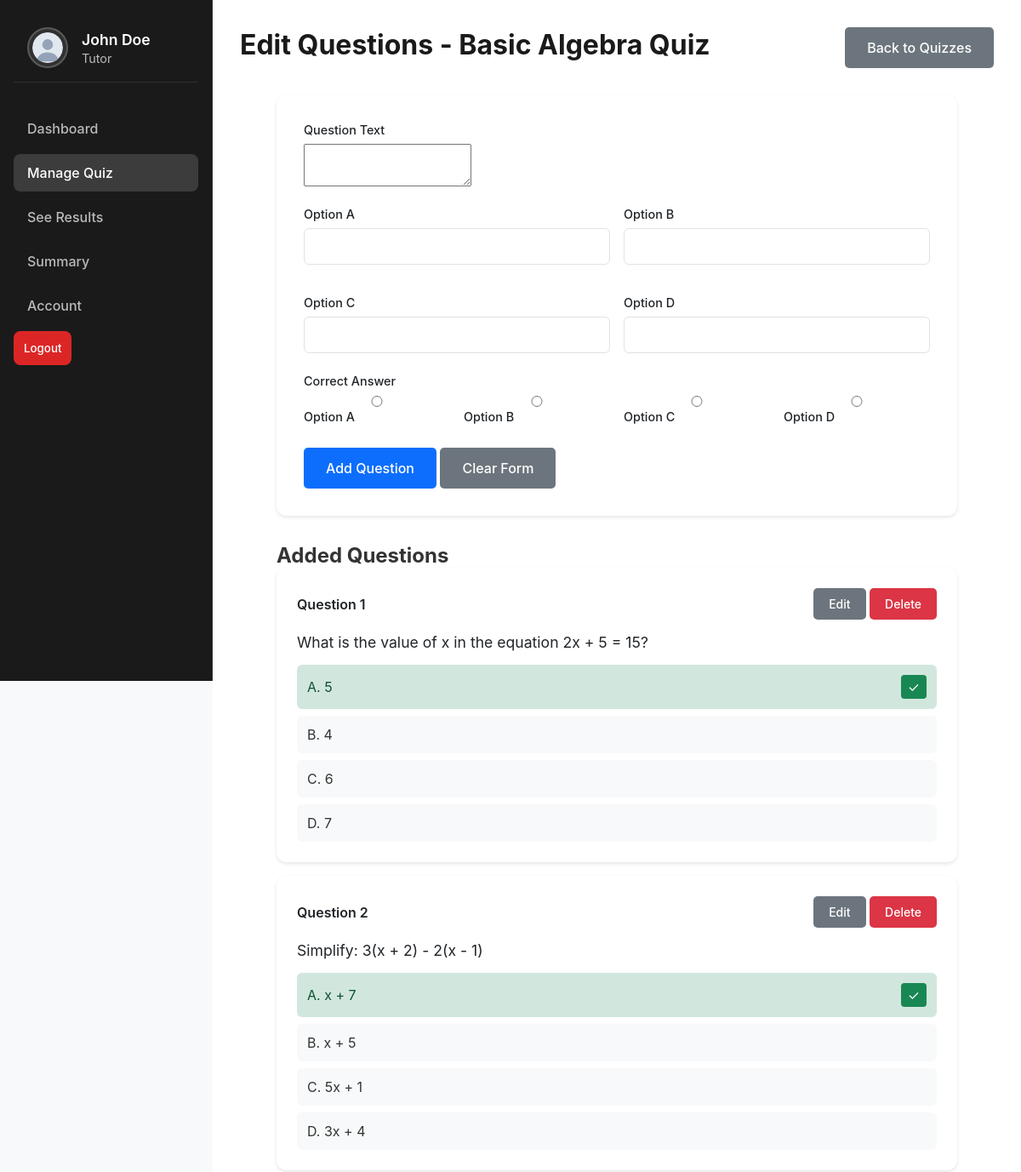
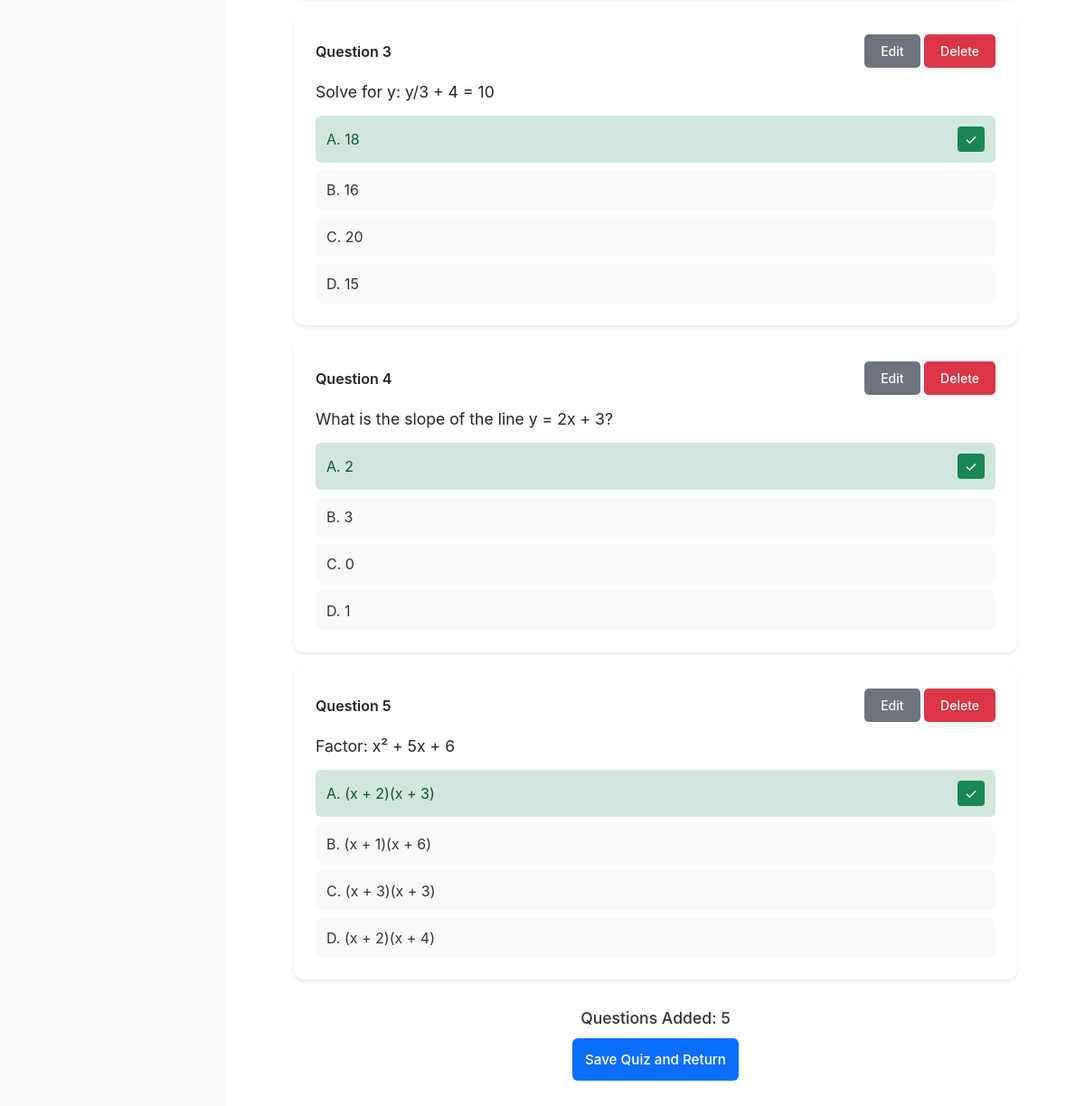
The page /tutor/edit-questions.php?id=1 (signed in) on the database its author committed (2 pictures, top to bottom).
### tables this page shows
CREATE TABLE quizzes (
    id INT PRIMARY KEY AUTO_INCREMENT,
    subject_id INT NOT NULL,
    title VARCHAR(200) NOT NULL,
    description TEXT,
    time_limit INT NOT NULL DEFAULT 600,  
    created_by INT NOT NULL,
    created_at TIMESTAMP DEFAULT CURRENT_TIMESTAMP,
    FOREIGN KEY (subject_id) REFERENCES subjects(id),
    FOREIGN KEY (created_by) REFERENCES users(id)
);

CREATE TABLE questions (
    id INT PRIMARY KEY AUTO_INCREMENT,
    quiz_id INT NOT NULL,
    question_text TEXT NOT NULL,
    question_order INT NOT NULL DEFAULT 0,
    FOREIGN KEY (quiz_id) REFERENCES quizzes(id)
);

### tutor/edit-questions.php (the view, shortened to what this page needs)
<?php
require_once '../config/database.php';
$quiz_id = (int)$_GET['id'];
$stmt = $pdo->prepare("SELECT * FROM quizzes WHERE id = ? AND created_by = ?");
$stmt->execute([$quiz_id, $_SESSION['user_id']]);
$quiz = $stmt->fetch();
$stmt = $pdo->prepare("
    SELECT
        q.id,
        q.question_text,
        GROUP_CONCAT(o.option_text ORDER BY o.id) as options_text,
        GROUP_CONCAT(o.is_correct ORDER BY o.id) as options_correct
    FROM questions q
    LEFT JOIN options o ON q.id = o.question_id
    WHERE q.quiz_id = ?
    GROUP BY q.id
    ORDER BY q.question_order
");
$stmt->execute([$quiz_id]);
$questions = $stmt->fetchAll();
$question_count = count($questions);
?>
<!DOCTYPE html>
<html lang="en">
<head>
    <link rel="stylesheet" href="../assets/css/style.css">
</head>
<body>
    <div class="sidebar">
        <div class="profile">
            <img src="../assets/images/user-avatar.svg" alt="Profile">
            <div>
                <h3><?php echo htmlspecialchars($_SESSION['name']); ?></h3>
                <p>Tutor</p>
            </div>
        </div>
        <ul class="nav-links">
            <li><a href="dashboard.php">Dashboard</a></li>
            <li><a href="manage-quiz.php" class="active">Manage Quiz</a></li>
            <li><a href="see-results.php">See Results</a></li>
            <li><a href="summary.php">Summary</a></li>
            <li><a href="account.php">Account</a></li>
        </ul>
        <form action="../auth/logout.php" method="POST">
            <button type="submit" class="logout-btn">Logout</button>
        </form>
    </div>
    <div class="main-content">
        <div class="dashboard-header">
            <h1>Edit Questions - <?php echo htmlspecialchars($quiz['title']); ?></h1>
            <a href="manage-quiz.php" class="btn btn-secondary">Back to Quizzes</a>
        </div>
        <div class="quiz-form">
            <form method="POST" id="questionForm" class="form-card">
                <div class="form-group">
                    <label for="question_text">Question Text</label>
                    <textarea id="question_text" name="question_text" rows="3" required></textarea>
                </div>
                <div class="options-group">
                    <div class="form-group">
                        <label for="option_a">Option A</label>
                        <input type="text" id="option_a" name="option_a" required>
                    </div>
                    <div class="form-group">
                        <label for="option_b">Option B</label>
                        <input type="text" id="option_b" name="option_b" required>
                    </div>
                    <div class="form-group">
                        <label for="option_c">Option C</label>
                        <input type="text" id="option_c" name="option_c" required>
                    </div>
                    <div class="form-group">
                        <label for="option_d">Option D</label>
                        <input type="text" id="option_d" name="option_d" required>
                    </div>
                </div>
                <div class="form-group">
                    <label>Correct Answer</label>
                    <div class="radio-group">
                        <label class="radio-label">
                            <input type="radio" name="correct_answer" value="0" required> Option A
                        </label>
                        <label class="radio-label">
                            <input type="radio" name="correct_answer" value="1" required> Option B
                        </label>
                        <label class="radio-label">
                            <input type="radio" name="correct_answer" value="2" required> Option C
                        </label>
                        <label class="radio-label">
                            <input type="radio" name="correct_answer" value="3" required> Option D
                        </label>
                    </div>
                </div>
                <div class="form-actions">
                    <button type="submit" class="btn btn-primary">Add Question</button>
                    <button type="button" class="btn btn-secondary" onclick="resetForm()">Clear Form</button>
                </div>
            </form>
            <div class="questions-list">
                <h2>Added Questions</h2>
                <?php foreach ($questions as $index => $question): ?>
                    <?php
                    $options_text = explode(',', $question['options_text']);
                    $options_correct = explode(',', $question['options_correct']);
                    $correct_index = array_search('1', $options_correct);
                    ?>
                    <div class="question-card">
                        <div class="question-header">
                            <h3>Question <?php echo $index + 1; ?></h3>
                            <div class="question-actions">
                                <button onclick="editQuestion(<?php
                                    echo htmlspecialchars(json_encode([
                                        'id' => $question['id'],
                                        'text' => $question['question_text'],
                                        'options' => $options_text,
                                        'correct' => $correct_index
                                    ]));
                                ?>)" class="btn btn-secondary btn-sm">Edit</button>
                                <form method="POST" style="display: inline;" onsubmit="return confirm('Are you sure you want to delete this question?');">
                                    <button type="submit" class="btn btn-danger btn-sm">Delete</button>
                                </form>
                            </div>
                        </div>
                        <p class="question-text"><?php echo htmlspecialchars($question['question_text']); ?></p>
                        <div class="options-list">
                            <?php foreach ($options_text as $opt_index => $option): ?>
                                <div class="option <?php echo $opt_index === $correct_index ? 'correct' : ''; ?>">
                                    <?php echo chr(65 + $opt_index) . '. ' . htmlspecialchars($option); ?>
                                    <?php if ($opt_index === $correct_index): ?>
                                        <span class="correct-badge">✓</span>
                                    <?php endif; ?>
                                </div>
                            <?php endforeach; ?>
                        </div>
                    </div>
                <?php endforeach; ?>
            </div>
            <div class="quiz-actions">
                <div class="quiz-status">
                    Questions Added: <span id="questionCount"><?php echo $question_count; ?></span>
                </div>
                <form method="POST" style="display: inline;">
                    <button type="submit" class="btn btn-primary save-quiz" <?php echo $question_count == 0 ? 'disabled' : ''; ?>>
                        Save Quiz and Return
                    </button>
                </form>
            </div>
        </div>
    </div>
</body>
</html>

### assets/css/style.css (style rules this page uses)
:root { --primary-color: #0D6EFD; --primary-gradient: linear-gradient(135deg, #8B5CF6 0%, #EC4899 100%); --secondary-color: #6c757d; --background-color: #F8F9FA; --card-background: #FFFFFF; --text-color: #212529; --text-muted: #6c757d; --border-color: #dee2e6; --input-background: #FFFFFF; --sidebar-width: 250px; --error-color: #dc3545; --success-color: #198754; }
* { margin: 0; padding: 0; box-sizing: border-box; font-family: 'Inter', sans-serif; }
body { background-color: var(--background-color); color: var(--text-color); min-height: 100vh; }
.form-group { margin-bottom: 1.25rem; position: relative; }
.form-group:last-of-type { margin-bottom: 1.5rem; }
.form-group label { display: block; margin-bottom: 0.5rem; color: var(--text-color); font-size: 0.9rem; font-weight: 500; }
.form-group input, .form-group select { width: 100%; padding: 0.75rem 1rem; border: 1px solid var(--border-color); border-radius: 6px; background: var(--input-background); color: var(--text-color); font-size: 0.9rem; transition: all 0.2s ease; }
.form-group input::placeholder { color: #adb5bd; }
.btn { display: inline-block; padding: 0.75rem 1.5rem; border-radius: 5px; font-size: 1rem; font-weight: 500; text-decoration: none; cursor: pointer; transition: all 0.3s ease; border: 2px solid transparent; }
.btn-primary { background-color: var(--primary-color); color: white; }
.btn-secondary { background-color: #6c757d; color: white; }
.btn-danger { background-color: #dc3545; color: white; }
.btn-sm { padding: 0.5rem 1rem; font-size: 0.875rem; }
.sidebar { width: 250px; height: 100vh; position: fixed; left: 0; top: 0; background: #1a1a1a; color: #ffffff; padding: 1rem; display: flex; flex-direction: column; border-right: 1px solid rgba(255, 255, 255, 0.1); }
.profile { display: flex; align-items: center; gap: 1rem; padding: 1rem; margin-bottom: 2rem; border-bottom: 1px solid rgba(255, 255, 255, 0.1); }
.profile img { width: 48px; height: 48px; border-radius: 50%; background: rgba(255, 255, 255, 0.1); padding: 0.25rem; border: 2px solid rgba(255, 255, 255, 0.2); transition: all 0.3s ease; }
.profile h3 { color: #ffffff; font-size: 1.1rem; font-weight: 600; margin: 0; line-height: 1.4; }
.profile p { color: rgba(255, 255, 255, 0.7); font-size: 0.9rem; margin: 0; }
.nav-links { list-style: none; padding: 0; margin: 0; }
.nav-links li { margin-bottom: 0.5rem; }
.nav-links a { display: block; padding: 0.75rem 1rem; color: rgba(255, 255, 255, 0.7); text-decoration: none; border-radius: 8px; transition: all 0.3s ease; font-weight: 500; }
.nav-links a.active { background: rgba(255, 255, 255, 0.15); color: #ffffff; }
.logout-btn { margin-top: auto; background: #dc2626; color: #ffffff; border: none; padding: 0.75rem; border-radius: 8px; cursor: pointer; font-weight: 500; transition: all 0.3s ease; }
.main-content { margin-left: 250px; padding: 2rem; min-height: 100vh; background: #ffffff; color: #333333; }
.dashboard-header { display: flex; justify-content: space-between; align-items: center; margin-bottom: 2rem; }
.dashboard-header h1 { font-size: 2rem; color: #1a1a1a; margin-bottom: 0.5rem; }
.question-header { display: flex; justify-content: space-between; align-items: center; margin-bottom: 1rem; }
.question-header h3 { font-size: 1rem; font-weight: 600; color: var(--text-color); margin: 0; }
.question-text { color: var(--text-color); margin-bottom: 1rem; font-size: 0.9375rem; }
.quiz-actions { display: flex; flex-direction: column; gap: 0.75rem; margin-top: 1rem; }
.quiz-actions .btn { width: 100%; text-align: center; padding: 0.75rem; font-size: 0.95rem; border-radius: 6px; transition: all 0.2s ease; }

### rows shown on the page
quizzes: title "Basic Algebra Quiz"
questions: question_text "What is the value of x in the equation 2x + 5 = 15?", opt_index "A", option "5", opt_index "B", option "4", opt_index "C", option "6", opt_index "D", option "7"
questions: question_text "Simplify: 3(x + 2) - 2(x - 1)", opt_index "A", option "x + 7", opt_index "B", option "x + 5", opt_index "C", option "5x + 1", opt_index "D", option "3x + 4"
questions: question_text "Solve for y: y/3 + 4 = 10", opt_index "A", option "18", opt_index "B", option "16", opt_index "C", option "20", opt_index "D", option "15"
questions: question_text "What is the slope of the line y = 2x + 3?", opt_index "A", option "2", opt_index "B", option "3", opt_index "C", option "0", opt_index "D", option "1"
questions: question_text "Factor: x² + 5x + 6", opt_index "A", option "(x + 2)(x + 3)", opt_index "B", option "(x + 1)(x + 6)", opt_index "C", option "(x + 3)(x + 3)", opt_index "D", option "(x + 2)(x + 4)"

### other values the page prints
$_SESSION['name'] "John Doe"
$question_count "5"
